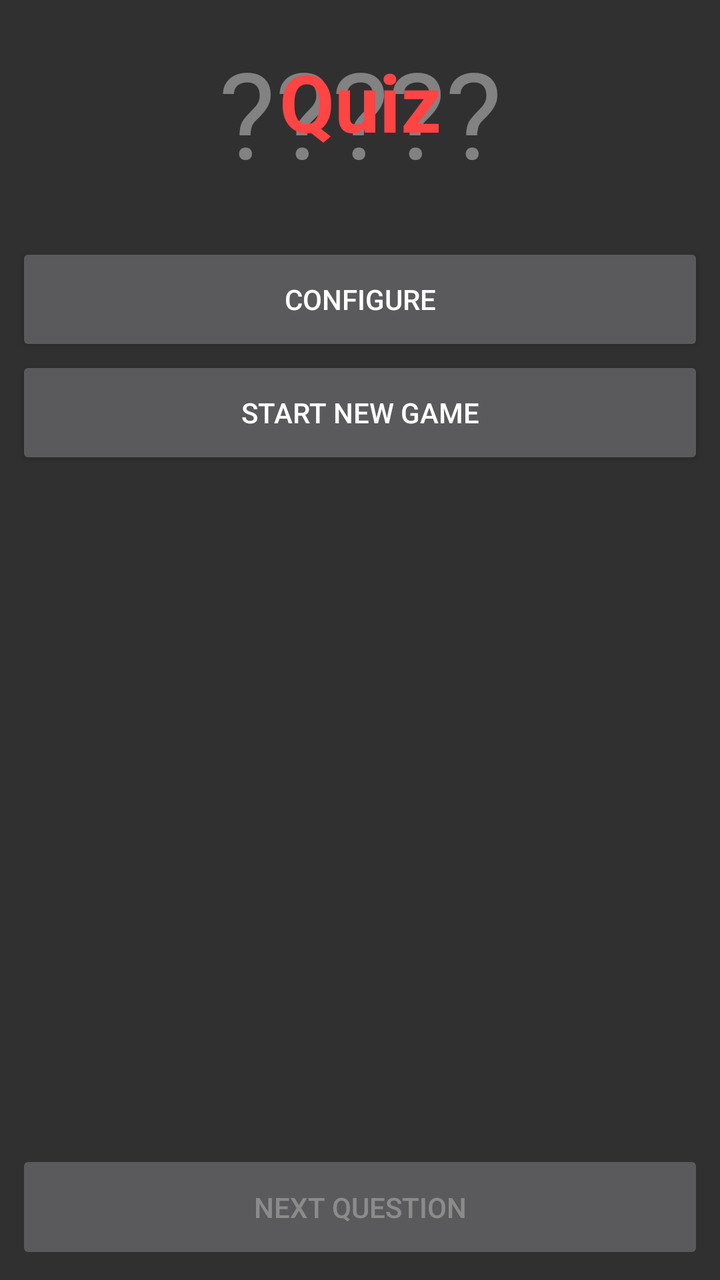
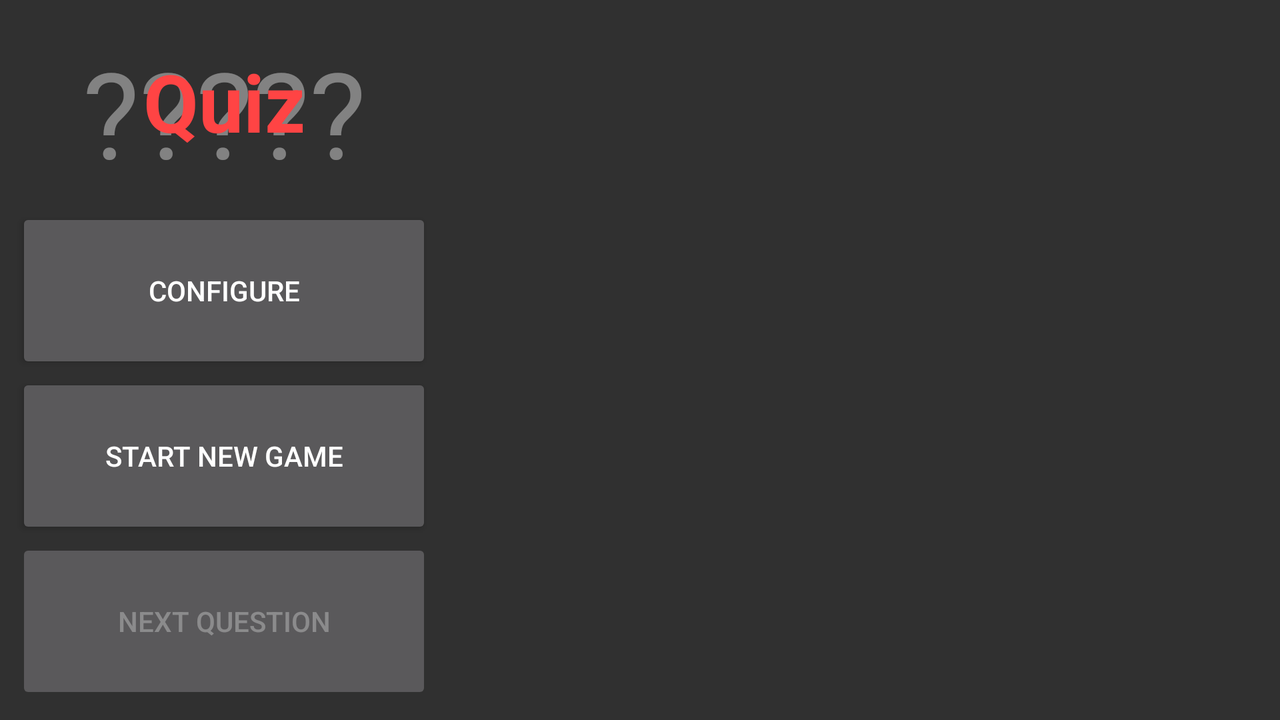

Two renders of one Android screen. The first uses the default layout on a phone; the second uses the alternative layout the repository ships for a different screen configuration, on a matching device. The two XML files are below.
<!-- AndroidManifest.xml: application theme AppTheme -->
<!-- res/layout/activity_main.xml -->
<?xml version="1.0" encoding="utf-8"?>
<android.support.v7.widget.LinearLayoutCompat
    xmlns:android="http://schemas.android.com/apk/res/android"
    xmlns:tools="http://schemas.android.com/tools"
    android:layout_width="match_parent"
    android:layout_height="match_parent"
    android:layout_margin="8dp"
    android:orientation="vertical"
    tools:context="org.driven_by_data.quizapp.MainActivity">

    <RelativeLayout
        android:layout_width="match_parent"
        android:layout_height="0dp"
        android:layout_weight="2">

        <TextView
            android:layout_width="match_parent"
            android:layout_height="wrap_content"
            android:layout_marginBottom="8dp"
            android:layout_marginTop="8dp"
            android:text=" ????? "
            android:textAlignment="center"
            android:textColor="#66FFFFFF"
            android:textSize="60sp"
            tools:layout_editor_absoluteX="26dp"
            tools:layout_editor_absoluteY="12dp" />

        <TextView
            android:id="@+id/title_app"
            android:layout_width="match_parent"
            android:layout_height="wrap_content"
            android:layout_marginBottom="8dp"
            android:layout_marginTop="16dp"
            android:text="Quiz"
            android:textAlignment="center"
            android:textColor="@android:color/holo_red_light"
            android:textSize="40sp"
            android:textStyle="bold"
            tools:layout_editor_absoluteX="26dp"
            tools:layout_editor_absoluteY="12dp" />


    </RelativeLayout>

    <Button
        android:id="@+id/button_config"
        android:layout_width="match_parent"
        android:layout_height="0dp"
        android:layout_weight="1"
        android:text="Configure" />

    <Button
        android:id="@+id/button_start"
        android:layout_width="match_parent"
        android:layout_height="0dp"
        android:layout_weight="1"
        android:text="Start New Game"
        android:textAllCaps="true" />

    <LinearLayout
        android:id="@+id/question_container"
        android:layout_width="match_parent"
        android:layout_height="0dp"
        android:layout_weight="6"
        android:orientation="vertical">

        <TextView
            android:id="@+id/question"
            android:layout_width="match_parent"
            android:layout_height="wrap_content"
            android:textAlignment="center"
            android:textSize="24sp" />


    </LinearLayout>

    <Button
        android:id="@+id/button_next"
        android:layout_width="match_parent"
        android:layout_height="0dp"
        android:layout_weight="1"
        android:enabled="false"
        android:text="Next Question" />


</android.support.v7.widget.LinearLayoutCompat>
<!-- resources referenced by this layout -->
<resources>
  <style name="AppTheme" parent="Theme.AppCompat.NoActionBar">
          
          <item name="colorPrimary">@color/primary_material_dark</item>
          <item name="colorPrimaryDark">@color/primary_dark_material_dark</item>
          <item name="colorAccent">@color/colorAccent</item>
      </style>
</resources>
<!-- res/layout-land/activity_main.xml (the repository's variant of the layout above) -->
<!-- drawn on the phone turned sideways -->
<?xml version="1.0" encoding="utf-8"?>
<LinearLayout xmlns:android="http://schemas.android.com/apk/res/android"
    android:layout_width="match_parent"
    android:layout_height="match_parent"
    android:layout_margin="8dp"
    android:orientation="horizontal">

    <LinearLayout
        android:layout_width="0dp"
        android:layout_height="match_parent"
        android:layout_weight="1"
        android:orientation="vertical">

        <RelativeLayout
            android:layout_width="match_parent"
            android:layout_height="wrap_content">

            <TextView
                android:layout_width="match_parent"
                android:layout_height="wrap_content"
                android:layout_marginBottom="8dp"
                android:layout_marginTop="8dp"
                android:text=" ????? "
                android:textAlignment="center"
                android:textColor="#66FFFFFF"
                android:textSize="60sp" />

            <TextView
                android:id="@+id/title_app"
                android:layout_width="match_parent"
                android:layout_height="wrap_content"
                android:layout_marginBottom="8dp"
                android:layout_marginTop="16dp"
                android:text="Quiz"
                android:textAlignment="center"
                android:textColor="@android:color/holo_red_light"
                android:textSize="40sp"
                android:textStyle="bold" />

        </RelativeLayout>

        <Button
            android:id="@+id/button_config"
            android:layout_width="match_parent"
            android:layout_height="0dp"
            android:layout_weight="1"
            android:text="Configure" />

        <Button
            android:id="@+id/button_start"
            android:layout_width="match_parent"
            android:layout_height="0dp"
            android:layout_weight="1"
            android:text="Start New Game"
            android:textAllCaps="true" />

        <Button
            android:id="@+id/button_next"
            android:layout_width="match_parent"
            android:layout_height="0dp"
            android:layout_weight="1"
            android:enabled="false"
            android:text="Next Question" />
        >
    </LinearLayout>


    <LinearLayout
        android:id="@+id/question_container"
        android:layout_width="0dp"
        android:layout_height="match_parent"
        android:layout_weight="2"
        android:orientation="vertical">

        <TextView
            android:id="@+id/question"
            android:layout_width="match_parent"
            android:layout_height="wrap_content"
            android:textAlignment="center"
            android:textSize="24sp" />


    </LinearLayout>


</LinearLayout>
